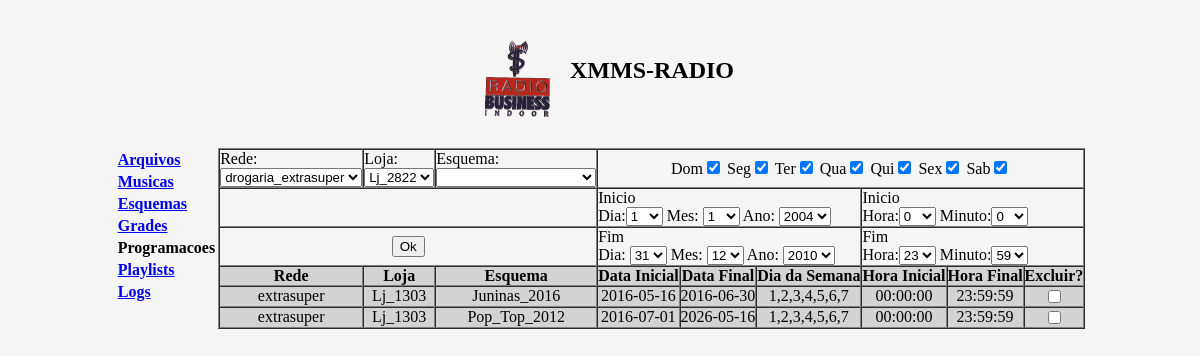
Before: /programacoes.php with the older database file.
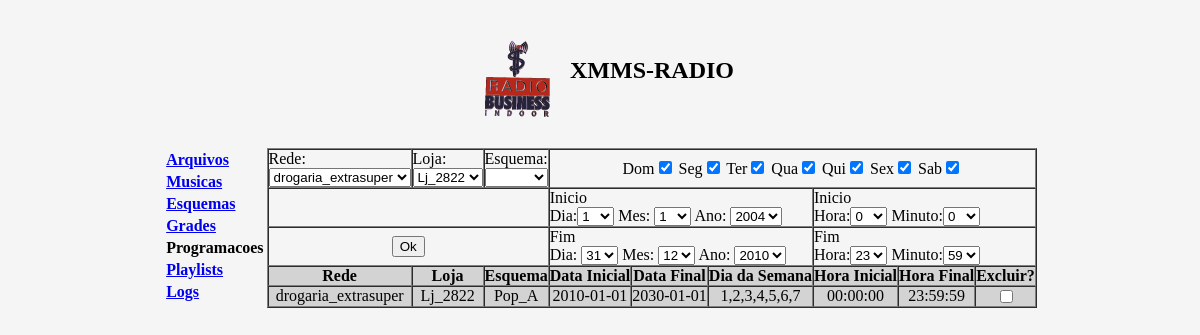
After: the same page with the newer database file.
### tables this page shows
CREATE TABLE `programacoes` (
  `rede` varchar(30) NOT NULL DEFAULT '',
  `loja` varchar(30) NOT NULL DEFAULT '',
  `esquema` varchar(30) NOT NULL DEFAULT '',
  `data_inicio` date NOT NULL DEFAULT '2004-01-01',
  `data_fim` date NOT NULL DEFAULT '2010-12-31',
  `dia_semana` set('1','2','3','4','5','6','7') NOT NULL DEFAULT '',
  `hora_inicio` int(11) NOT NULL DEFAULT '0',
  `hora_fim` int(11) NOT NULL DEFAULT '0',
  PRIMARY KEY (`rede`,`loja`,`data_inicio`,`data_fim`,`dia_semana`,`hora_inicio`,`hora_fim`)
);

### config.inc.php (called while the page is built)
<?php
$rede = 'drogaria_extrasuper';
$loja = 'Lj_2822';
?>

### programacoes.php (the view, shortened to what this page needs)
<!DOCTYPE HTML PUBLIC "-//W3C//DTD HTML 4.01 Transitional//EN" "http://www.w3.org/TR/html4/loose.dtd">
<html>
<head>
</head>
<body bgcolor="#f5f5f5">
<table cellspacing="0" border="0" cellpadding="0" align="center">
  <tbody>
    <tr>
      <td colspan="2" align="center"> <h2><img src="radiobusiness.gif" width="104" height="100" align="middle" border="0">XMMS-RADIO</h2> </td>
    </tr>
    <tr valign="top">
      <td>
	  	<table>
			<tr>
      			<td> <a href="arquivos.php"><b>Arquivos</b></a> </td>
    		</tr>
			<tr>
      			<td> <a href="musicas.php"><b>Musicas</b></a> </td>
    		</tr>
			<tr>
      			<td> <a href="esquemas.php"><b>Esquemas</b></a> </td>
    		</tr>
			<tr>
				<td> <a href="grades.php"><b>Grades</b></a> </td>
			</tr>
			<tr>
				<td> <b>Programacoes</b> </td>
			</tr>
			<tr>
      			<td> <a href="playlists.php"><b>Playlists</b></a> </td>
    		</tr>
			<tr>
      			<td> <a href="logs.php"><b>Logs</b></a> </td>
    		</tr>
		</table>
	  </td>
<form action="programacoes.php" method="POST" enctype="multipart/form-data">
      <td>
	  	<table cellspacing="0" border="1" cellpadding="0">
			<tr>
				<td>Rede:<br>
<?php
	include "config.inc.php";
	echo "<select name=rede>";
	echo "<option>$rede</option>";
	echo "</select></td>";
?>
				<td>Loja:<br>
<?php
	echo "<select name=loja>";
	echo "<option>$loja</option>";
	echo "</select></td>";
?>
      <td>Esquema:<br><select name="esquema">
<?php
	echo "<option></option>";
	$result = mysql_query("SELECT esquema FROM esquemas");
	while ($row = mysql_fetch_object($result)) {
		echo "<option >$row->esquema</option>";
	}
	echo "</select></td>";
?>
		<td colspan="6" align="center">
	  		Dom<input type="checkbox" checked name="dom">
	  		Seg<input type="checkbox" checked name="seg">
			Ter<input type="checkbox" checked name="ter">
	  		Qua<input type="checkbox" checked name="qua">
	  		Qui<input type="checkbox" checked name="qui">
	  		Sex<input type="checkbox" checked name="sex">
	  		Sab<input type="checkbox" checked name="sab">
		</td>
	</tr>
	<tr>
	  <td colspan="3"></td>
	  <td colspan="3">Inicio<br>Dia:<select name="dia_inicio">
            <option selected>1</option>
	  </select> Mes: <select name="mes_inicio">
            <option selected>1</option>
	  </select> Ano: <select name="ano_inicio">
            <option selected>2004</option>
	  </select></td>
	  <td colspan="3">Inicio<br>Hora:<select name="hora_inicio">
            <option selected>0</option>
	  </select> Minuto:<select name="minuto_inicio">
            <option selected>0</option>
	  </select></td>
	</tr>
	<tr>
	  <td colspan="3" align="center"> <input type="submit" name="ok" value="Ok"> </td>
	  <td colspan="3">Fim<br>Dia: <select name="dia_fim">
            <option selected>31</option>
	  </select> Mes: <select name="mes_fim">
            <option selected>12</option>
	  </select> Ano: <select name="ano_fim">
            <option selected>2010</option>
	  </select></td>
	  <td colspan="3">Fim<br>Hora:<select name="hora_fim">
            <option selected>23</option>
	  </select> Minuto:<select name="minuto_fim">
            <option selected>59</option>
	  </select></td>
	</tr>
<?php
	$result = mysql_query("SELECT * FROM programacoes");
		echo "<tr bgcolor='#d3d3d3'>
					<th>Rede</th>
					<th>Loja</th>
					<th>Esquema</th>
					<th>Data Inicial</th>
					<th>Data Final</th>
					<th>Dia da Semana</th>
					<th>Hora Inicial</th>
					<th>Hora Final</th>
					<th>Excluir?</th>
				</tr>";
	while ($row = mysql_fetch_object($result)) {
		$gm_inicio = gmdate("H:i:s",$row->hora_inicio);
		$gm_fim = gmdate("H:i:s",$row->hora_fim);
		echo "<tr bgcolor='#d3d3d3'>
					<td align=center> $row->rede </td>
					<td align=center> $row->loja </td>
					<td align=center> $row->esquema </td>
					<td align=center> $row->data_inicio </td>
					<td align=center> $row->data_fim </td>
					<td align=center> $row->dia_semana </td>
					<td align=center> $gm_inicio </td>
					<td align=center> $gm_fim </td>
					<td align=center><input type=checkbox
name=$row->rede$row->data_inicio$row->data_fim$row->dia_semana$row->hora_inicio$row->hora_fim></td>
				</tr>";
	}
	echo "</tbody>
		</table>";
?>
</body>
</html>

Changed rows visible on the page:
removed programacoes: rede "extrasuper", loja "Lj_1303", esquema "Juninas_2016", data_inicio "2016-05-16", data_fim "2016-06-30", dia_semana "1,2,3,4,5,6,7", hora_inicio "00:00:00", hora_fim "23:59:59"
removed programacoes: rede "extrasuper", loja "Lj_1303", esquema "Pop_Top_2012", data_inicio "2016-07-01", data_fim "2026-05-16", dia_semana "1,2,3,4,5,6,7", hora_inicio "00:00:00", hora_fim "23:59:59"
added programacoes: rede "drogaria_extrasuper", loja "Lj_2822", esquema "Pop_A", data_inicio "2010-01-01", data_fim "2030-01-01", dia_semana "1,2,3,4,5,6,7", hora_inicio "00:00:00", hora_fim "23:59:59"
